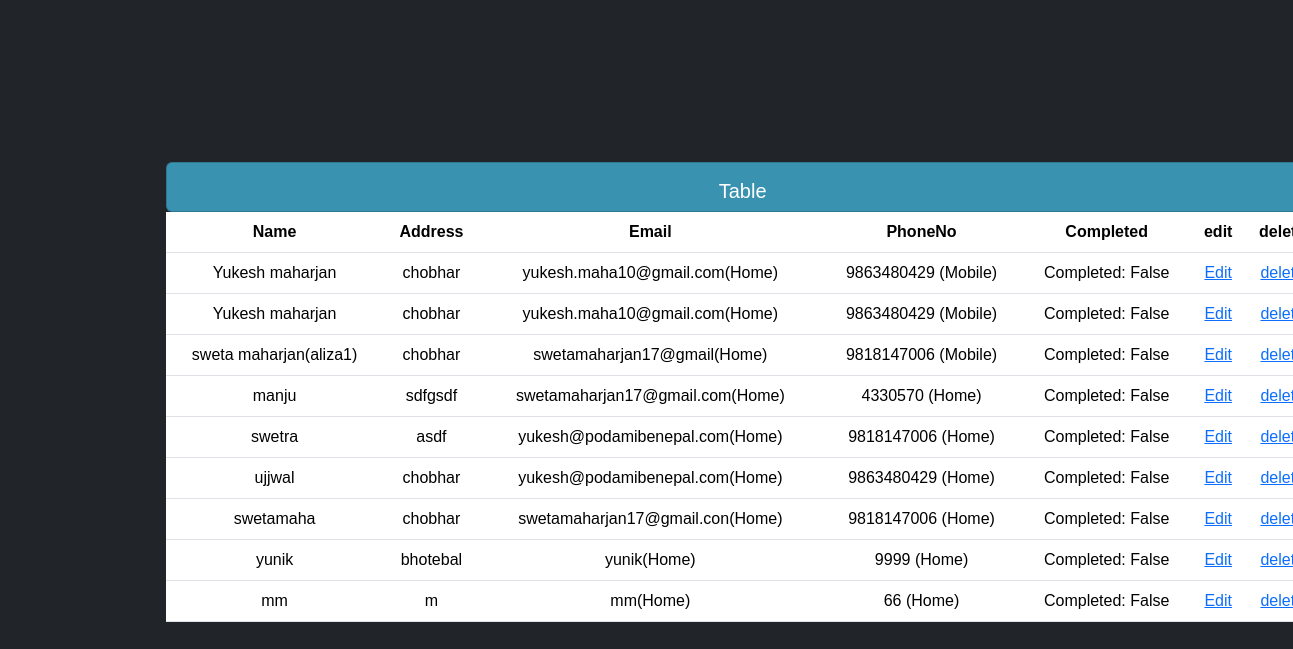
/table, run on an earlier commit of the app's database.
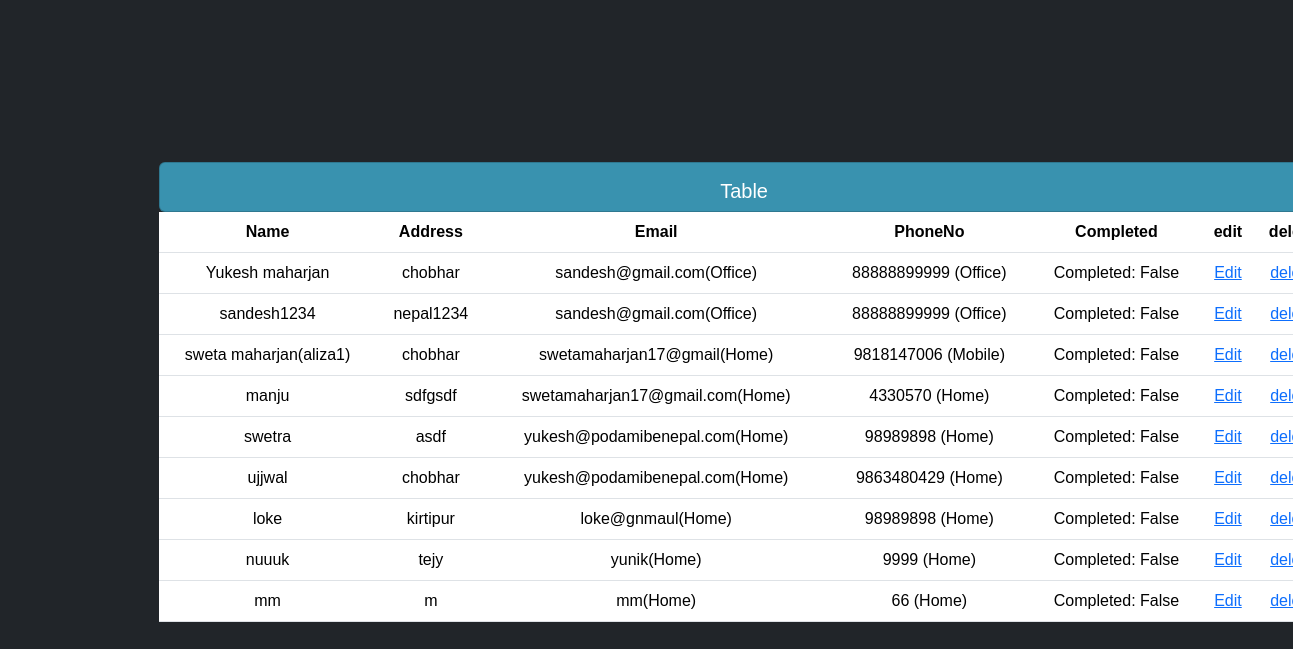
And on a later commit of the database.
### tasks/models.py (models this page shows, shortened)
class Persondetail(models.Model):
    Name = models.CharField(max_length=200,null=True)
    Address=models.CharField(max_length=200,null=True)
    complete=models.BooleanField(default=False,)
    created = models.DateTimeField(auto_now_add=True)
    phoneno=models.ForeignKey(PhoneNO,null=True,on_delete=models.SET_NULL)
    email=models.ForeignKey(Email,null=True,on_delete=models.SET_NULL)

class Email(models.Model):
    email = models.CharField(max_length=200,null=True)
    STATUS=(
        ('Home','Home'),
        ('college','college'),
        ('Office','Office'),
    )
    emailtype = models.CharField(max_length=200,null=True,choices=STATUS)

class PhoneNO(models.Model):
    STATUS=(
        ('Home','Home'),
        ('Mobile','Mobile'),
        ('Office','Office'),
    )
    Number=models.IntegerField(null=True)
    Phonetype=models.CharField(max_length=200,null=True,choices=STATUS)

### tasks/views.py (the view)
# urls.py: path('table', views.table,name="table"),
def table(request):
    person=Persondetail.objects.all
    return render(request,"accounts/table.html",{'person':person})

### tasks/templates/accounts/table.html
{% extends 'accounts/main.html' %}
{% block content %}
<div class="container" >
    <div class="row">
       <div class="col-md">
            <div class="card card-body custom-table2 ">
                <h5>Table</h5>
            </div>
            <div class="table-wrapper">
                <table class="table ">
                    <tr>
                        <th>Name</th>
                        <th>Address</th>
                        <th>Email</th>
                        <th>PhoneNo</th>
                        <th>Completed</th>
                        <th>edit</th>
                        <th>delete</th>
                    </tr>
                    {% for persondetail in person %}
                        <tr>
                            <td>{{ persondetail.Name }}</td>
                            <td>{{ persondetail.Address }}</td>
                            <td>{{ persondetail.email.email }}({{ persondetail.email.get_emailtype_display }})</td>
                            <td>{{ persondetail.phoneno.Number }} ({{ persondetail.phoneno.get_Phonetype_display }})</td>
                            <td>Completed: {{ persondetail.complete }}</td>
                            <td><a href="{%url 'edit' persondetail.id %}">Edit</a></td>
                            <td><a href="{%url 'delete_item' persondetail.id%}">delete</a></td>
                        </tr>
                    {% endfor %}
                </table>
            </div>
        </div>
    </div>
</div>
{%endblock%}

What changed in the data, as far as the page shows it:
changed through a linked row, Persondetail "Yukesh maharjan": email.email "yukesh.maha10@gmail.com" → "sandesh@gmail.com"; email.emailtype "Home" → "Office"; phoneno.Number "9863480429" → "88888899999"; phoneno.Phonetype "Mobile" → "Office"
changed Persondetail: Name "Yukesh maharjan" → "sandesh1234"; Address "chobhar" → "nepal1234"; email.email "yukesh.maha10@gmail.com" → "sandesh@gmail.com"; email.emailtype "Home" → "Office"; phoneno.Number "9863480429" → "88888899999"; phoneno.Phonetype "Mobile" → "Office"
changed through a linked row, Persondetail "swetra": phoneno.Number "9818147006" → "98989898"
changed Persondetail: Name "swetamaha" → "loke"; Address "chobhar" → "kirtipur"; email.email "swetamaharjan17@gmail.con" → "loke@gnmaul"; phoneno.Number "9818147006" → "98989898"
changed Persondetail "yunik": Name "yunik" → "nuuuk"; Address "bhotebal" → "tejy"
